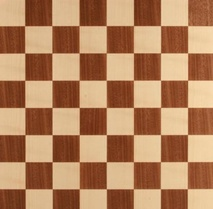
#> input picture object_detect/img/chess.jpeg, 213 x 209 px, shrunk from 556 x 546 before the run, given in place of chess.jpg, which was not available
$ jupyter execute corner_detect.ipynb   (shell and % lines are left out)
#> lines starting #> are read from the running program, lines starting #| are printed output that depends on the picture; pictures that were not available may be replaced by others from this repository, and a replacement may not be noted
[cell 1]
import numpy as np
import cv2
import matplotlib.pyplot as plt

[cell 2]
chess = cv2.imread('img/chess.jpg')
#> chess is the input picture: shape (209, 213, 3); mean B, G, R 92.6, 129.8, 178.6
chess = cv2.cvtColor(chess, cv2.COLOR_BGR2RGB)

[cell 3]
plt.imshow(chess)

[cell 4]
chess = cv2.imread('img/chess.jpg')
chess = cv2.cvtColor(chess, cv2.COLOR_BGR2GRAY)
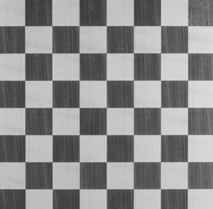
#> chess: shape (209, 213); min 56, max 224, mean 140.2

[cell 5]
plt.imshow(chess, cmap='gray')

[cell 6]
ches = cv2.imread('img/ches.jpg')
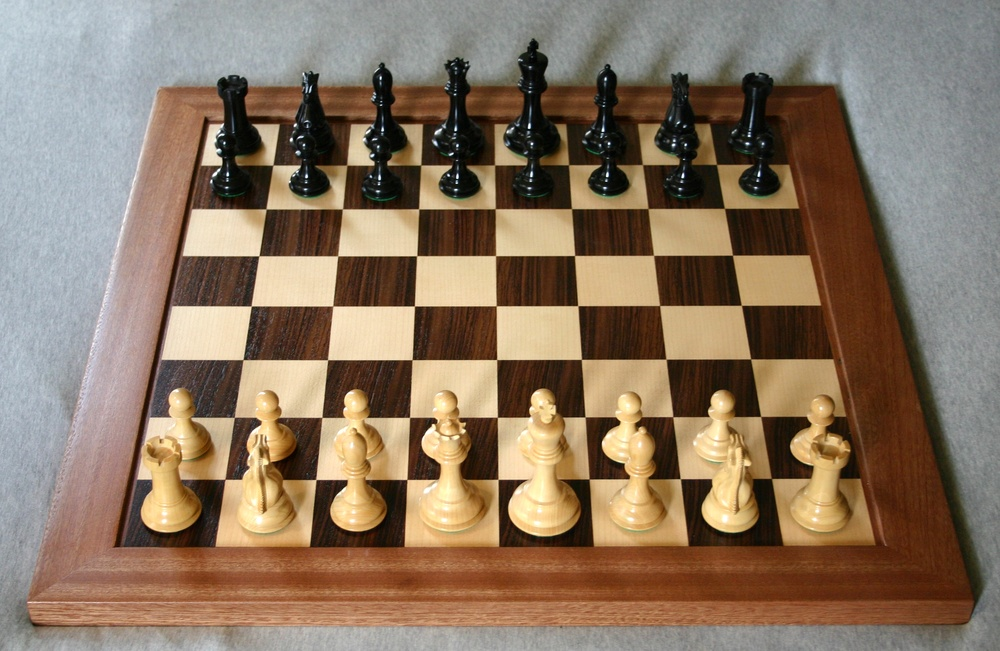
#> input picture object_detect/img/ches.jpg, 1000 x 651 px, shrunk from 2611 x 1699 before the run
#> ches is the input picture: shape (651, 1000, 3); mean B, G, R 97.9, 117.7, 137.6
ches = cv2.cvtColor(ches, cv2.COLOR_BGR2RGB)

[cell 7]
plt.imshow(ches)

[cell 8]
ches_gray = cv2.cvtColor(ches, cv2.COLOR_BGR2GRAY)
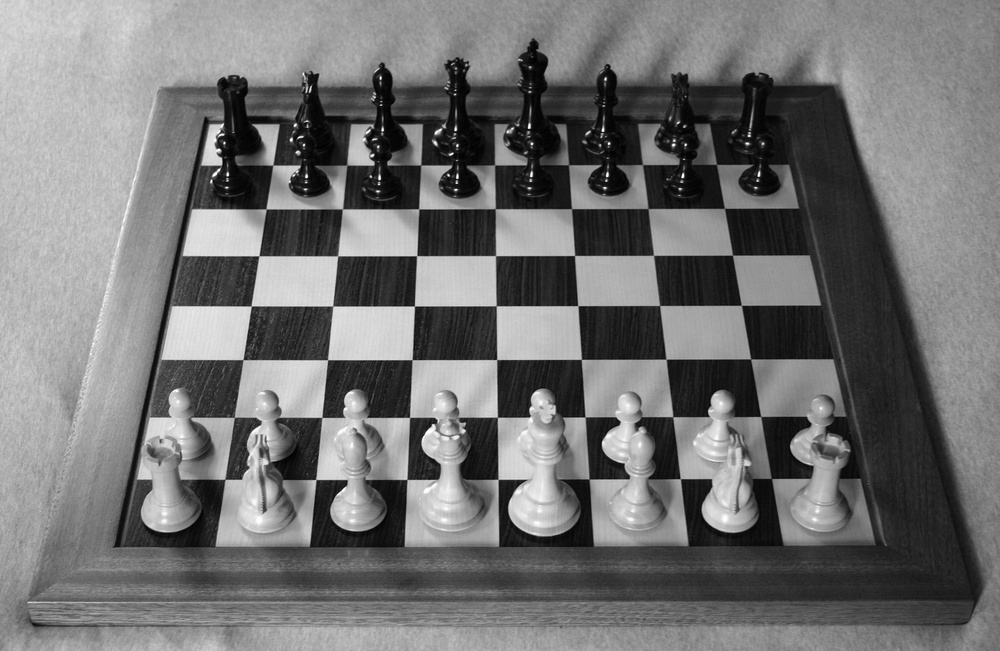
#> ches_gray: shape (651, 1000); min 0, max 255, mean 114
plt.imshow(ches_gray, cmap='gray')

[cell 9]
chess = cv2.imread('img/ches.jpg')
chess = cv2.cvtColor(chess, cv2.COLOR_BGR2RGB)
gray_chess = cv2.cvtColor(chess, cv2.COLOR_BGR2GRAY)

[cell 10]
gray = np.float32(gray_chess)

[cell 11]
dst = cv2.cornerHarris(src = gray, blockSize=2, ksize=3,k=0.04)

[cell 12]
dst = cv2.dilate(dst, None)
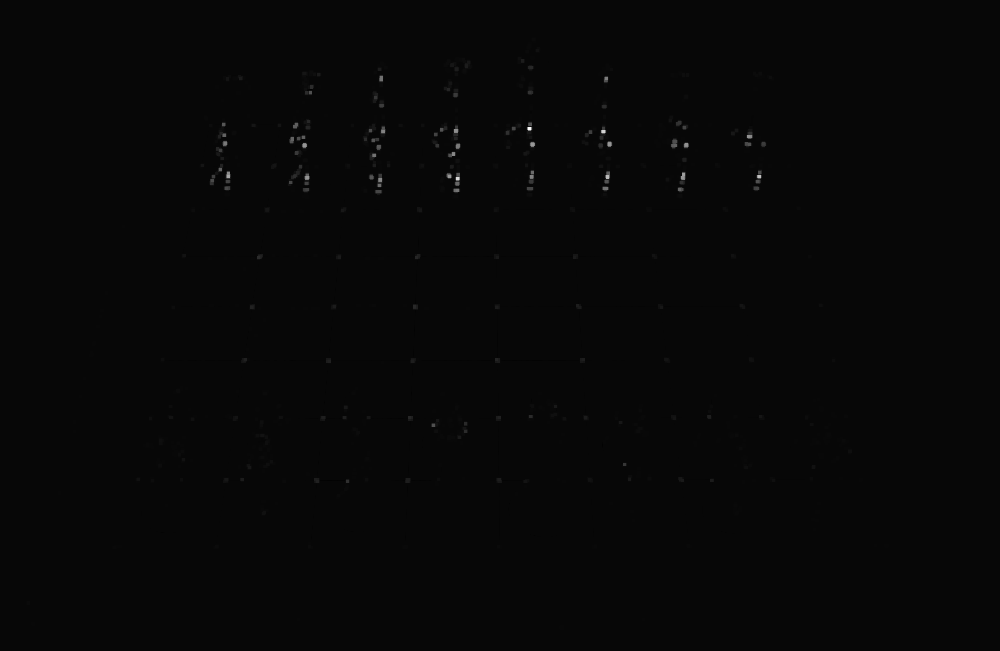
#> dst: shape (651, 1000) float32; min -8223301, max 260448208, mean 298994.1; drawn with min black and max white

[cell 13]
chess[dst>0.01*dst.max()] = [255,0,0]
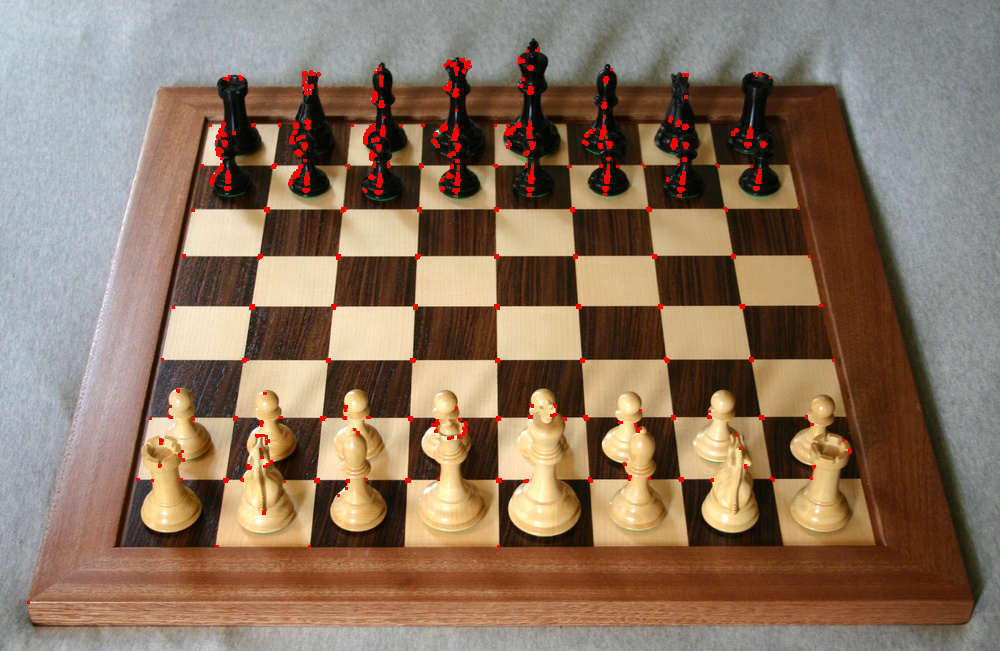
#> chess: shape (651, 1000, 3); mean R, G, B 139.4, 116.6, 97

[cell 14]
plt.imshow(chess)

[cell 15]
chess = cv2.imread('img/chess.jpeg')
chess = cv2.cvtColor(chess, cv2.COLOR_BGR2RGB)


real_chess = cv2.imread('img/ches.jpg')
real_chess = cv2.cvtColor(real_chess, cv2.COLOR_BGR2RGB)


gray_chess = cv2.cvtColor(chess, cv2.COLOR_BGR2GRAY)
gray_real_chess = cv2.cvtColor(real_chess, cv2.COLOR_BGR2GRAY)

[cell 16]
corners = cv2.goodFeaturesToTrack(gray_chess,49,0.01,10)
#> corners = 49 rows, first 8: [24, 81], [53, 161], [24, 161], [187, 108], [51, 134], [107, 161], [187, 134], [51, 52]

[cell 17]
corners = np.int0(corners)

[cell 18]
for i in corners:
    x,y = i.ravel()
    cv2.circle(chess,(x,y),8,(255,0,0),-3)
#> this loop made 49 passes
#> (x, y) on passes 1 to 12: (24, 81), (53, 161), (24, 161), (187, 108), (51, 134), (107, 161), (187, 134), (51, 52), (53, 81), (107, 135), (161, 161), (134, 25)
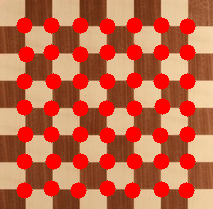
#> chess: shape (209, 213, 3); mean R, G, B 195, 101.7, 72.6

[cell 19]
plt.imshow(chess)

[cell 20]
real_chess = cv2.imread('img/ches.jpg')
real_chess = cv2.cvtColor(real_chess, cv2.COLOR_BGR2RGB)

gray_real_chess = cv2.cvtColor(real_chess, cv2.COLOR_BGR2GRAY)

[cell 21]
corners = cv2.goodFeaturesToTrack(gray_real_chess,5,0.01,10)
#> corners = [[455, 130], [306, 177], [682, 177], [529, 128], [609, 143]]

[cell 22]
corners = np.int0(corners)
for i in corners:
    x,y = i.ravel()
    cv2.circle(chess,(x,y),8,(255,0,0),-3)
#> this loop made 5 passes

[cell 23]
plt.imshow(chess)

[cell 24]
real_chess = cv2.imread('img/ches.jpg')
real_chess = cv2.cvtColor(real_chess, cv2.COLOR_BGR2RGB)
gray_real_chess = cv2.cvtColor(real_chess, cv2.COLOR_BGR2GRAY)

[cell 25]
corners = cv2.goodFeaturesToTrack(gray_real_chess,50,0.01,10)
#> corners = 50 rows, first 8: [455, 130], [306, 177], [682, 177], [529, 128], [609, 143], [607, 176], [685, 144], [532, 143]

[cell 26]
corners = np.int0(corners)

[cell 27]
for i in corners:
    x,y = i.ravel()
    cv2.circle(real_chess,(x,y),8,(255,0,0),-6)
#> this loop made 50 passes
#> (x, y) on passes 1 to 12: (455, 130), (306, 177), (682, 177), (529, 128), (609, 143), (607, 176), (685, 144), (532, 143), (758, 176), (227, 175), (379, 179), (448, 175)
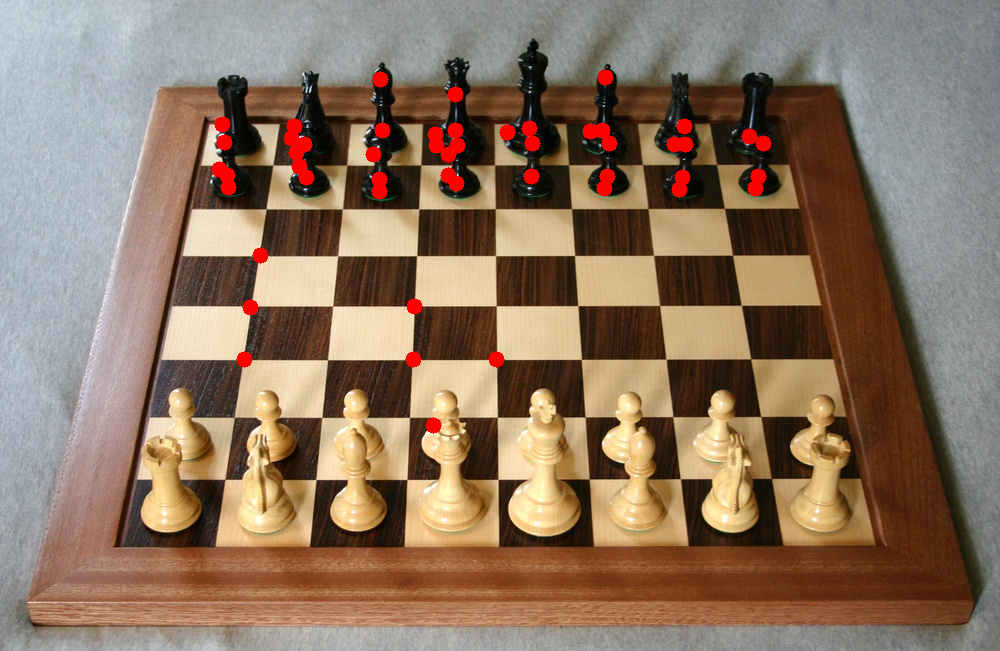
#> real_chess: shape (651, 1000, 3); mean R, G, B 140.4, 116.8, 97.1
